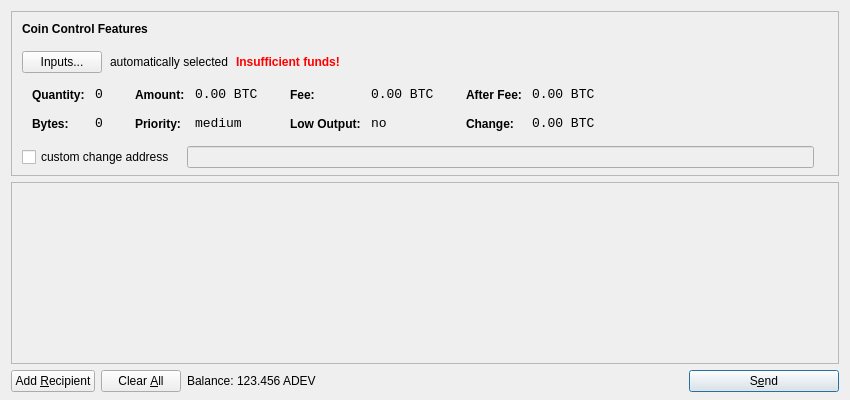
<?xml version="1.0" encoding="UTF-8"?>
<ui version="4.0">
 <class>SendCoinsDialog</class>
 <widget class="QDialog" name="SendCoinsDialog">
  <property name="geometry">
   <rect>
    <x>0</x>
    <y>0</y>
    <width>850</width>
    <height>400</height>
   </rect>
  </property>
  <property name="windowTitle">
   <string>Send Coins</string>
  </property>
  <layout class="QVBoxLayout" name="verticalLayout" stretch="0,1,0">
   <property name="bottomMargin">
    <number>8</number>
   </property>
   <item>
    <widget class="QFrame" name="frameCoinControl">
     <property name="sizePolicy">
      <sizepolicy hsizetype="Expanding" vsizetype="Expanding">
       <horstretch>0</horstretch>
       <verstretch>0</verstretch>
      </sizepolicy>
     </property>
     <property name="maximumSize">
      <size>
       <width>16777215</width>
       <height>16777215</height>
      </size>
     </property>
     <property name="frameShape">
      <enum>QFrame::StyledPanel</enum>
     </property>
     <property name="frameShadow">
      <enum>QFrame::Sunken</enum>
     </property>
     <layout class="QVBoxLayout" name="verticalLayoutCoinControl2">
      <property name="spacing">
       <number>-1</number>
      </property>
      <property name="leftMargin">
       <number>0</number>
      </property>
      <property name="topMargin">
       <number>0</number>
      </property>
      <property name="rightMargin">
       <number>0</number>
      </property>
      <property name="bottomMargin">
       <number>6</number>
      </property>
      <item>
       <layout class="QVBoxLayout" name="verticalLayoutCoinControl" stretch="0,0,0,0,1">
        <property name="spacing">
         <number>0</number>
        </property>
        <property name="leftMargin">
         <number>10</number>
        </property>
        <property name="topMargin">
         <number>10</number>
        </property>
        <item>
         <layout class="QHBoxLayout" name="horizontalLayoutCoinControl1">
          <property name="bottomMargin">
           <number>15</number>
          </property>
          <item>
           <widget class="QLabel" name="labelCoinControlFeatures">
            <property name="sizePolicy">
             <sizepolicy hsizetype="Preferred" vsizetype="Maximum">
              <horstretch>0</horstretch>
              <verstretch>0</verstretch>
             </sizepolicy>
            </property>
            <property name="font">
             <font>
              <weight>75</weight>
              <bold>true</bold>
             </font>
            </property>
            <property name="styleSheet">
             <string notr="true">font-weight:bold;</string>
            </property>
            <property name="text">
             <string>Coin Control Features</string>
            </property>
           </widget>
          </item>
         </layout>
        </item>
        <item>
         <layout class="QHBoxLayout" name="horizontalLayoutCoinControl2" stretch="0,0,0,0">
          <property name="spacing">
           <number>8</number>
          </property>
          <property name="bottomMargin">
           <number>10</number>
          </property>
          <item>
           <widget class="QPushButton" name="pushButtonCoinControl">
            <property name="styleSheet">
             <string notr="true"/>
            </property>
            <property name="text">
             <string>Inputs...</string>
            </property>
           </widget>
          </item>
          <item>
           <widget class="QLabel" name="labelCoinControlAutomaticallySelected">
            <property name="text">
             <string>automatically selected</string>
            </property>
            <property name="margin">
             <number>5</number>
            </property>
           </widget>
          </item>
          <item>
           <widget class="QLabel" name="labelCoinControlInsuffFunds">
            <property name="font">
             <font>
              <weight>75</weight>
              <bold>true</bold>
             </font>
            </property>
            <property name="styleSheet">
             <string notr="true">color:red;font-weight:bold;</string>
            </property>
            <property name="text">
             <string>Insufficient funds!</string>
            </property>
            <property name="margin">
             <number>5</number>
            </property>
           </widget>
          </item>
          <item>
           <spacer name="horizontalSpacerCoinControl">
            <property name="orientation">
             <enum>Qt::Horizontal</enum>
            </property>
            <property name="sizeHint" stdset="0">
             <size>
              <width>40</width>
              <height>1</height>
             </size>
            </property>
           </spacer>
          </item>
         </layout>
        </item>
        <item>
         <widget class="QWidget" name="widgetCoinControl" native="true">
          <property name="sizePolicy">
           <sizepolicy hsizetype="Preferred" vsizetype="Preferred">
            <horstretch>0</horstretch>
            <verstretch>0</verstretch>
           </sizepolicy>
          </property>
          <property name="minimumSize">
           <size>
            <width>0</width>
            <height>0</height>
           </size>
          </property>
          <property name="styleSheet">
           <string notr="true"/>
          </property>
          <layout class="QHBoxLayout" name="horizontalLayoutCoinControl5">
           <property name="margin">
            <number>0</number>
           </property>
           <item>
            <layout class="QHBoxLayout" name="horizontalLayoutCoinControl3" stretch="0,0,0,1">
             <property name="spacing">
              <number>20</number>
             </property>
             <property name="topMargin">
              <number>0</number>
             </property>
             <property name="bottomMargin">
              <number>10</number>
             </property>
             <item>
              <layout class="QFormLayout" name="formLayoutCoinControl1">
               <property name="horizontalSpacing">
                <number>10</number>
               </property>
               <property name="verticalSpacing">
                <number>14</number>
               </property>
               <property name="leftMargin">
                <number>10</number>
               </property>
               <property name="topMargin">
                <number>4</number>
               </property>
               <property name="rightMargin">
                <number>6</number>
               </property>
               <item row="0" column="0">
                <widget class="QLabel" name="labelCoinControlQuantityText">
                 <property name="styleSheet">
                  <string notr="true">font-weight:bold;</string>
                 </property>
                 <property name="text">
                  <string>Quantity:</string>
                 </property>
                 <property name="margin">
                  <number>0</number>
                 </property>
                </widget>
               </item>
               <item row="0" column="1">
                <widget class="QLabel" name="labelCoinControlQuantity">
                 <property name="font">
                  <font>
                   <family>Monospace</family>
                   <pointsize>10</pointsize>
                  </font>
                 </property>
                 <property name="cursor">
                  <cursorShape>IBeamCursor</cursorShape>
                 </property>
                 <property name="contextMenuPolicy">
                  <enum>Qt::ActionsContextMenu</enum>
                 </property>
                 <property name="text">
                  <string notr="true">0</string>
                 </property>
                 <property name="margin">
                  <number>0</number>
                 </property>
                 <property name="textInteractionFlags">
                  <set>Qt::LinksAccessibleByMouse|Qt::TextSelectableByKeyboard|Qt::TextSelectableByMouse</set>
                 </property>
                </widget>
               </item>
               <item row="1" column="0">
                <widget class="QLabel" name="labelCoinControlBytesText">
                 <property name="styleSheet">
                  <string notr="true">font-weight:bold;</string>
                 </property>
                 <property name="text">
                  <string>Bytes:</string>
                 </property>
                </widget>
               </item>
               <item row="1" column="1">
                <widget class="QLabel" name="labelCoinControlBytes">
                 <property name="font">
                  <font>
                   <family>Monospace</family>
                   <pointsize>10</pointsize>
                  </font>
                 </property>
                 <property name="cursor">
                  <cursorShape>IBeamCursor</cursorShape>
                 </property>
                 <property name="contextMenuPolicy">
                  <enum>Qt::ActionsContextMenu</enum>
                 </property>
                 <property name="text">
                  <string notr="true">0</string>
                 </property>
                 <property name="textInteractionFlags">
                  <set>Qt::LinksAccessibleByMouse|Qt::TextSelectableByKeyboard|Qt::TextSelectableByMouse</set>
                 </property>
                </widget>
               </item>
              </layout>
             </item>
             <item>
              <layout class="QFormLayout" name="formLayoutCoinControl2">
               <property name="horizontalSpacing">
                <number>10</number>
               </property>
               <property name="verticalSpacing">
                <number>14</number>
               </property>
               <property name="leftMargin">
                <number>6</number>
               </property>
               <property name="topMargin">
                <number>4</number>
               </property>
               <property name="rightMargin">
                <number>6</number>
               </property>
               <item row="0" column="0">
                <widget class="QLabel" name="labelCoinControlAmountText">
                 <property name="styleSheet">
                  <string notr="true">font-weight:bold;</string>
                 </property>
                 <property name="text">
                  <string>Amount:</string>
                 </property>
                 <property name="margin">
                  <number>0</number>
                 </property>
                </widget>
               </item>
               <item row="0" column="1">
                <widget class="QLabel" name="labelCoinControlAmount">
                 <property name="font">
                  <font>
                   <family>Monospace</family>
                   <pointsize>10</pointsize>
                  </font>
                 </property>
                 <property name="cursor">
                  <cursorShape>IBeamCursor</cursorShape>
                 </property>
                 <property name="contextMenuPolicy">
                  <enum>Qt::ActionsContextMenu</enum>
                 </property>
                 <property name="text">
                  <string notr="true">0.00 BTC</string>
                 </property>
                 <property name="textInteractionFlags">
                  <set>Qt::LinksAccessibleByMouse|Qt::TextSelectableByKeyboard|Qt::TextSelectableByMouse</set>
                 </property>
                </widget>
               </item>
               <item row="1" column="0">
                <widget class="QLabel" name="labelCoinControlPriorityText">
                 <property name="styleSheet">
                  <string notr="true">font-weight:bold;</string>
                 </property>
                 <property name="text">
                  <string>Priority:</string>
                 </property>
                </widget>
               </item>
               <item row="1" column="1">
                <widget class="QLabel" name="labelCoinControlPriority">
                 <property name="font">
                  <font>
                   <family>Monospace</family>
                   <pointsize>10</pointsize>
                  </font>
                 </property>
                 <property name="cursor">
                  <cursorShape>IBeamCursor</cursorShape>
                 </property>
                 <property name="contextMenuPolicy">
                  <enum>Qt::ActionsContextMenu</enum>
                 </property>
                 <property name="text">
                  <string>medium</string>
                 </property>
                 <property name="textInteractionFlags">
                  <set>Qt::LinksAccessibleByMouse|Qt::TextSelectableByKeyboard|Qt::TextSelectableByMouse</set>
                 </property>
                </widget>
               </item>
              </layout>
             </item>
             <item>
              <layout class="QFormLayout" name="formLayoutCoinControl3">
               <property name="horizontalSpacing">
                <number>10</number>
               </property>
               <property name="verticalSpacing">
                <number>14</number>
               </property>
               <property name="leftMargin">
                <number>6</number>
               </property>
               <property name="topMargin">
                <number>4</number>
               </property>
               <property name="rightMargin">
                <number>6</number>
               </property>
               <item row="0" column="0">
                <widget class="QLabel" name="labelCoinControlFeeText">
                 <property name="styleSheet">
                  <string notr="true">font-weight:bold;</string>
                 </property>
                 <property name="text">
                  <string>Fee:</string>
                 </property>
                 <property name="margin">
                  <number>0</number>
                 </property>
                </widget>
               </item>
               <item row="0" column="1">
                <widget class="QLabel" name="labelCoinControlFee">
                 <property name="font">
                  <font>
                   <family>Monospace</family>
                   <pointsize>10</pointsize>
                  </font>
                 </property>
                 <property name="cursor">
                  <cursorShape>IBeamCursor</cursorShape>
                 </property>
                 <property name="contextMenuPolicy">
                  <enum>Qt::ActionsContextMenu</enum>
                 </property>
                 <property name="text">
                  <string notr="true">0.00 BTC</string>
                 </property>
                 <property name="textInteractionFlags">
                  <set>Qt::LinksAccessibleByMouse|Qt::TextSelectableByKeyboard|Qt::TextSelectableByMouse</set>
                 </property>
                </widget>
               </item>
               <item row="1" column="0">
                <widget class="QLabel" name="labelCoinControlLowOutputText">
                 <property name="styleSheet">
                  <string notr="true">font-weight:bold;</string>
                 </property>
                 <property name="text">
                  <string>Low Output:</string>
                 </property>
                </widget>
               </item>
               <item row="1" column="1">
                <widget class="QLabel" name="labelCoinControlLowOutput">
                 <property name="font">
                  <font>
                   <family>Monospace</family>
                   <pointsize>10</pointsize>
                  </font>
                 </property>
                 <property name="cursor">
                  <cursorShape>IBeamCursor</cursorShape>
                 </property>
                 <property name="contextMenuPolicy">
                  <enum>Qt::ActionsContextMenu</enum>
                 </property>
                 <property name="text">
                  <string>no</string>
                 </property>
                 <property name="textInteractionFlags">
                  <set>Qt::LinksAccessibleByMouse|Qt::TextSelectableByKeyboard|Qt::TextSelectableByMouse</set>
                 </property>
                </widget>
               </item>
              </layout>
             </item>
             <item>
              <layout class="QFormLayout" name="formLayoutCoinControl4">
               <property name="horizontalSpacing">
                <number>10</number>
               </property>
               <property name="verticalSpacing">
                <number>14</number>
               </property>
               <property name="leftMargin">
                <number>6</number>
               </property>
               <property name="topMargin">
                <number>4</number>
               </property>
               <property name="rightMargin">
                <number>6</number>
               </property>
               <item row="0" column="0">
                <widget class="QLabel" name="labelCoinControlAfterFeeText">
                 <property name="styleSheet">
                  <string notr="true">font-weight:bold;</string>
                 </property>
                 <property name="text">
                  <string>After Fee:</string>
                 </property>
                 <property name="margin">
                  <number>0</number>
                 </property>
                </widget>
               </item>
               <item row="0" column="1">
                <widget class="QLabel" name="labelCoinControlAfterFee">
                 <property name="font">
                  <font>
                   <family>Monospace</family>
                   <pointsize>10</pointsize>
                  </font>
                 </property>
                 <property name="cursor">
                  <cursorShape>IBeamCursor</cursorShape>
                 </property>
                 <property name="contextMenuPolicy">
                  <enum>Qt::ActionsContextMenu</enum>
                 </property>
                 <property name="text">
                  <string notr="true">0.00 BTC</string>
                 </property>
                 <property name="textInteractionFlags">
                  <set>Qt::LinksAccessibleByMouse|Qt::TextSelectableByKeyboard|Qt::TextSelectableByMouse</set>
                 </property>
                </widget>
               </item>
               <item row="1" column="0">
                <widget class="QLabel" name="labelCoinControlChangeText">
                 <property name="styleSheet">
                  <string notr="true">font-weight:bold;</string>
                 </property>
                 <property name="text">
                  <string>Change:</string>
                 </property>
                </widget>
               </item>
               <item row="1" column="1">
                <widget class="QLabel" name="labelCoinControlChange">
                 <property name="font">
                  <font>
                   <family>Monospace</family>
                   <pointsize>10</pointsize>
                  </font>
                 </property>
                 <property name="cursor">
                  <cursorShape>IBeamCursor</cursorShape>
                 </property>
                 <property name="contextMenuPolicy">
                  <enum>Qt::ActionsContextMenu</enum>
                 </property>
                 <property name="text">
                  <string notr="true">0.00 BTC</string>
                 </property>
                 <property name="textInteractionFlags">
                  <set>Qt::LinksAccessibleByMouse|Qt::TextSelectableByKeyboard|Qt::TextSelectableByMouse</set>
                 </property>
                </widget>
               </item>
              </layout>
             </item>
            </layout>
           </item>
          </layout>
         </widget>
        </item>
        <item>
         <layout class="QHBoxLayout" name="horizontalLayoutCoinControl4" stretch="0,0,0">
          <property name="spacing">
           <number>12</number>
          </property>
          <property name="sizeConstraint">
           <enum>QLayout::SetDefaultConstraint</enum>
          </property>
          <property name="topMargin">
           <number>5</number>
          </property>
          <property name="rightMargin">
           <number>5</number>
          </property>
          <item>
           <widget class="QCheckBox" name="checkBoxCoinControlChange">
            <property name="text">
             <string>custom change address</string>
            </property>
           </widget>
          </item>
          <item>
           <widget class="QLineEdit" name="lineEditCoinControlChange">
            <property name="enabled">
             <bool>false</bool>
            </property>
            <property name="sizePolicy">
             <sizepolicy hsizetype="Expanding" vsizetype="Fixed">
              <horstretch>0</horstretch>
              <verstretch>0</verstretch>
             </sizepolicy>
            </property>
           </widget>
          </item>
          <item>
           <widget class="QLabel" name="labelCoinControlChangeLabel">
            <property name="sizePolicy">
             <sizepolicy hsizetype="Preferred" vsizetype="Expanding">
              <horstretch>0</horstretch>
              <verstretch>0</verstretch>
             </sizepolicy>
            </property>
            <property name="minimumSize">
             <size>
              <width>0</width>
              <height>0</height>
             </size>
            </property>
            <property name="text">
             <string/>
            </property>
            <property name="margin">
             <number>3</number>
            </property>
           </widget>
          </item>
         </layout>
        </item>
        <item>
         <spacer name="verticalSpacerCoinControl">
          <property name="orientation">
           <enum>Qt::Vertical</enum>
          </property>
          <property name="sizeHint" stdset="0">
           <size>
            <width>800</width>
            <height>1</height>
           </size>
          </property>
         </spacer>
        </item>
       </layout>
      </item>
     </layout>
    </widget>
   </item>
   <item>
    <widget class="QScrollArea" name="scrollArea">
     <property name="widgetResizable">
      <bool>true</bool>
     </property>
     <widget class="QWidget" name="scrollAreaWidgetContents">
      <property name="geometry">
       <rect>
        <x>0</x>
        <y>0</y>
        <width>830</width>
        <height>165</height>
       </rect>
      </property>
      <layout class="QVBoxLayout" name="verticalLayout_2">
       <property name="margin">
        <number>0</number>
       </property>
       <item>
        <layout class="QVBoxLayout" name="entries">
         <property name="spacing">
          <number>6</number>
         </property>
        </layout>
       </item>
       <item>
        <spacer name="verticalSpacer">
         <property name="orientation">
          <enum>Qt::Vertical</enum>
         </property>
         <property name="sizeHint" stdset="0">
          <size>
           <width>20</width>
           <height>40</height>
          </size>
         </property>
        </spacer>
       </item>
      </layout>
     </widget>
    </widget>
   </item>
   <item>
    <layout class="QHBoxLayout" name="horizontalLayout">
     <item>
      <widget class="QPushButton" name="addButton">
       <property name="toolTip">
        <string>Send to multiple recipients at once</string>
       </property>
       <property name="text">
        <string>Add &amp;Recipient</string>
       </property>
       <property name="icon">
        <iconset resource="../bitcoin.qrc">
         <normaloff>:/icons/add</normaloff>:/icons/add</iconset>
       </property>
       <property name="autoDefault">
        <bool>false</bool>
       </property>
      </widget>
     </item>
     <item>
      <widget class="QPushButton" name="clearButton">
       <property name="sizePolicy">
        <sizepolicy hsizetype="Minimum" vsizetype="Fixed">
         <horstretch>0</horstretch>
         <verstretch>0</verstretch>
        </sizepolicy>
       </property>
       <property name="toolTip">
        <string>Remove all transaction fields</string>
       </property>
       <property name="text">
        <string>Clear &amp;All</string>
       </property>
       <property name="icon">
        <iconset resource="../bitcoin.qrc">
         <normaloff>:/icons/remove</normaloff>:/icons/remove</iconset>
       </property>
       <property name="autoRepeatDelay">
        <number>300</number>
       </property>
       <property name="autoDefault">
        <bool>false</bool>
       </property>
      </widget>
     </item>
     <item>
      <layout class="QHBoxLayout" name="horizontalLayout_2">
       <property name="spacing">
        <number>3</number>
       </property>
       <item>
        <widget class="QLabel" name="label">
         <property name="text">
          <string>Balance:</string>
         </property>
        </widget>
       </item>
       <item>
        <widget class="QLabel" name="labelBalance">
         <property name="cursor">
          <cursorShape>IBeamCursor</cursorShape>
         </property>
         <property name="text">
          <string>123.456 ADEV</string>
         </property>
         <property name="textInteractionFlags">
          <set>Qt::LinksAccessibleByMouse|Qt::TextSelectableByKeyboard|Qt::TextSelectableByMouse</set>
         </property>
        </widget>
       </item>
      </layout>
     </item>
     <item>
      <spacer name="horizontalSpacer">
       <property name="orientation">
        <enum>Qt::Horizontal</enum>
       </property>
       <property name="sizeHint" stdset="0">
        <size>
         <width>40</width>
         <height>20</height>
        </size>
       </property>
      </spacer>
     </item>
     <item>
      <widget class="QPushButton" name="sendButton">
       <property name="minimumSize">
        <size>
         <width>150</width>
         <height>0</height>
        </size>
       </property>
       <property name="toolTip">
        <string>Confirm the send action</string>
       </property>
       <property name="text">
        <string>S&amp;end</string>
       </property>
       <property name="icon">
        <iconset resource="../bitcoin.qrc">
         <normaloff>:/icons/send</normaloff>:/icons/send</iconset>
       </property>
       <property name="default">
        <bool>true</bool>
       </property>
      </widget>
     </item>
    </layout>
   </item>
  </layout>
 </widget>
 <resources>
  <include location="../bitcoin.qrc"/>
 </resources>
 <connections/>
</ui>
